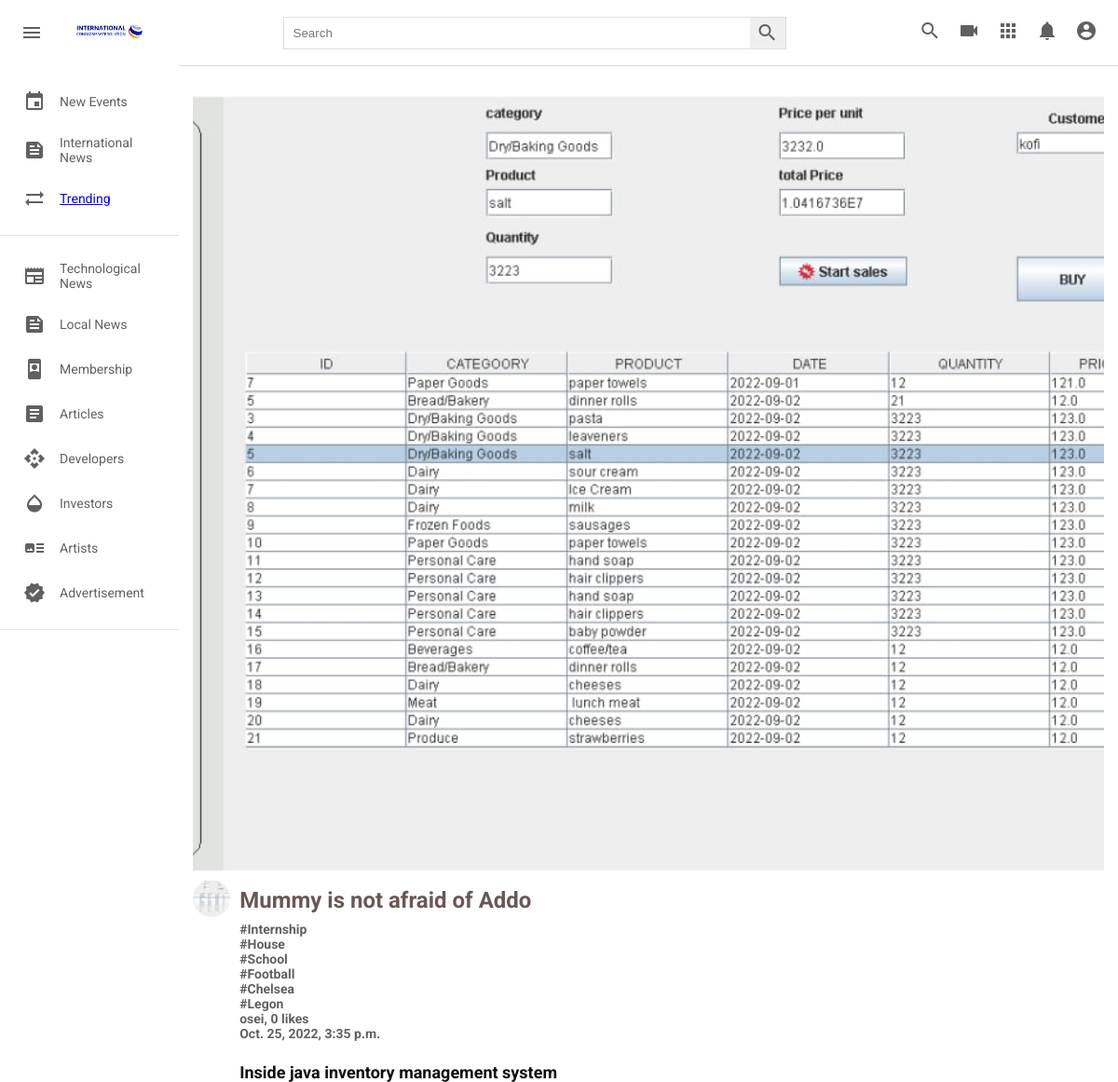
The page /c12a37f0-170b-4ebf-a127-3b8f37f285f5/ on the database its author committed.
### post/models.py (models this page shows, shortened)
class Post(models.Model):
    id = models.UUIDField(primary_key = True, default = uuid.uuid4)
    title = models.CharField(max_length=500, verbose_name="title", blank=True)
    picture = models.ImageField(upload_to=user_directory_path, verbose_name="Picture", null=True)
    caption = models.CharField(max_length=500000, verbose_name="Caption")
    posted = models.DateTimeField(auto_now_add=True)
    tag = models.ManyToManyField(Tag, related_name="tags")
    user = models.ForeignKey(User, on_delete=models.CASCADE)
    likes = models.IntegerField(default=0)

class Tag(models.Model):
    title = models.CharField(max_length=100, verbose_name='tag')
    slug = models.SlugField(null=False, unique=True, default=uuid.uuid1)
    class Meta:
        verbose_name = 'Tag'
        verbose_name_plural = 'Tags'
    def __str__(self):
        return self.title

### post/views.py (the view)
# urls.py: path('<str:id>/', views.detail_page, name="detailed_page"),
def detail_page(request, id):
    detailed_page = get_object_or_404(Post, pk=id)
    return render(request, 'detail_page.html', {'detailed_page':detailed_page})

### templates/detail_page.html
{% extends 'base.html' %}
{% load static %}
   {% block content %}
     <div class="detailPage_videos">
        <div class="detailPage_videos__container">
            <div class="detailPage_video">
                <div class="detailPage_video__thumbnail">
                <img src="{{ detailed_page.picture.url }}" alt="" />
                </div>
                <div class="video__details">
                    <div class="detailPage_author">
                        <img
                        src="{{ detailed_page.picture.url }}"
                        alt=""
                        />
                    </div>
                    <div class="detailPage_title">
                        <h3> <a href=""> {{ detailed_page.title }}</a></h3>
                        <h2><b>{% for tag in detailed_page.tag.all%}<a href="{{tag.get_absolute_url}}"> #{{tag}} </a><br>{% endfor %}</b></h2>
                        <h2><b><a href=""> {{detailed_page.user.username}}, {{detailed_page.likes}} likes </a></b></h2>
                        <h2> <b> <a href="">{{detailed_page.posted}}</a> </b></h2><br>
                        <h4> <a href=""> {{ detailed_page.caption }}</a></h4>
                    </div>
                </div>
            </div>
        </div>
      </div>
    </div>
   {% endblock content %}

### static/styles.css (style rules this page uses)
* { margin: 0; padding: 0; box-sizing: border-box; }
body { font-family: 'Roboto', sans-serif; }
.video__details { display: flex; margin-top: 10px; }
.detailPage_videos { background-color: #fff; width: 100%; height: 100%; padding: 15px 15px; border-top: 1px solid #ddd; overflow-y: scroll; }
.detailPage_video { width: 100%; margin-bottom: 30px; }
.detailPage_video__thumbnail { width: 100%; height: 80%; }
.detailPage_video__thumbnail img { object-fit: cover; height: 100%; width: 100%; }
.detailPage_author img { object-fit: cover; border-radius: 50%; height: 40px; width: 40px; margin-right: 10px; }
.detailPage_title { display: flex; flex-direction: column; }
.detailPage_title h3 a { color: rgb(107, 86, 86); line-height: 45px; font-size: 24px; margin-bottom: 6px; }
.detailPage_title h4 a { color: rgb(14, 13, 13); line-height: 30px; font-size: 18px; margin-bottom: 6px; }
.detailPage_title a, span { text-decoration: none; color: rgb(96, 96, 96); font-size: 14px; }

### rows shown on the page
Post: picture (picture), title "Mummy is not afraid of Addo", user.username "osei", likes "0", posted "Oct. 25, 2022, 3:35 p.m.", caption "Inside java inventory management system"
Tag: title "Internship"
Tag: title "House"
Tag: title "School"
Tag: title "Football"
Tag: title "Chelsea"
Tag: title "Legon"
